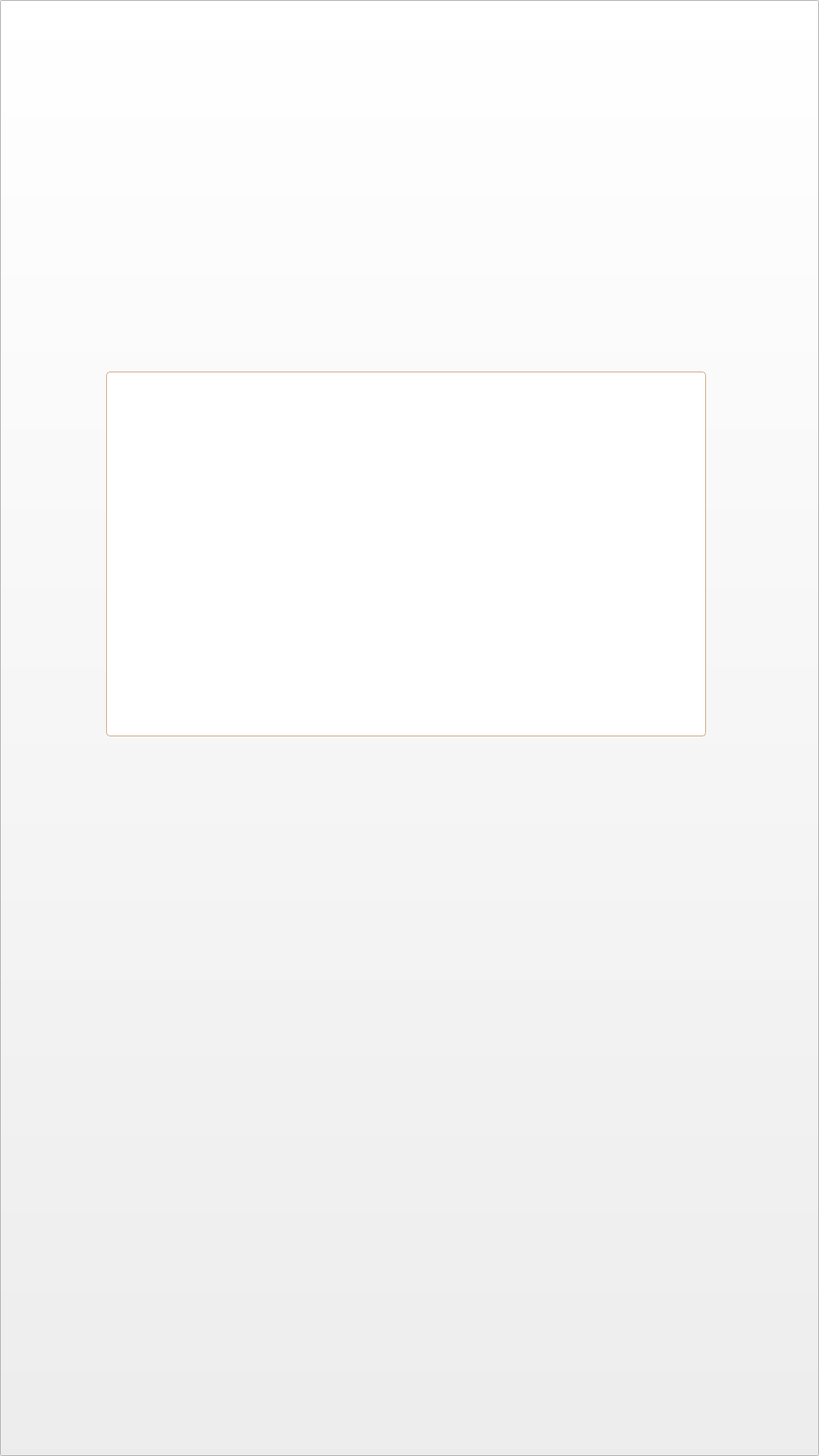
<?xml version="1.0" encoding="UTF-8"?>
<ui version="4.0">
 <class>thankYouPage</class>
 <widget class="QWidget" name="thankYouPage">
  <property name="geometry">
   <rect>
    <x>0</x>
    <y>0</y>
    <width>1080</width>
    <height>1920</height>
   </rect>
  </property>
  <property name="windowTitle">
   <string>Form</string>
  </property>
  <widget class="QPushButton" name="mainPage_Button">
   <property name="geometry">
    <rect>
     <x>0</x>
     <y>0</y>
     <width>1080</width>
     <height>1920</height>
    </rect>
   </property>
   <property name="autoFillBackground">
    <bool>false</bool>
   </property>
   <property name="styleSheet">
    <string notr="true">background-image: url(/references/general/7_thank_you_page.png);</string>
   </property>
   <property name="text">
    <string/>
   </property>
  </widget>
  <widget class="QLabel" name="rinse_label">
   <property name="geometry">
    <rect>
     <x>140</x>
     <y>490</y>
     <width>791</width>
     <height>481</height>
    </rect>
   </property>
   <property name="font">
    <font>
     <family>Proxima Nova</family>
     <pointsize>-1</pointsize>
     <weight>75</weight>
     <bold>true</bold>
    </font>
   </property>
   <property name="styleSheet">
    <string notr="true">background-color: white;
border:  1px solid #CBA580;
border-radius: 5px;
font-family: Proxima Nova;
font-weight: Bold;
font-size: 40px;
line-height: 60px;
text-transform: uppercase;
</string>
   </property>
   <property name="text">
    <string/>
   </property>
   <property name="alignment">
    <set>Qt::AlignCenter</set>
   </property>
  </widget>
 </widget>
 <resources/>
 <connections/>
</ui>
